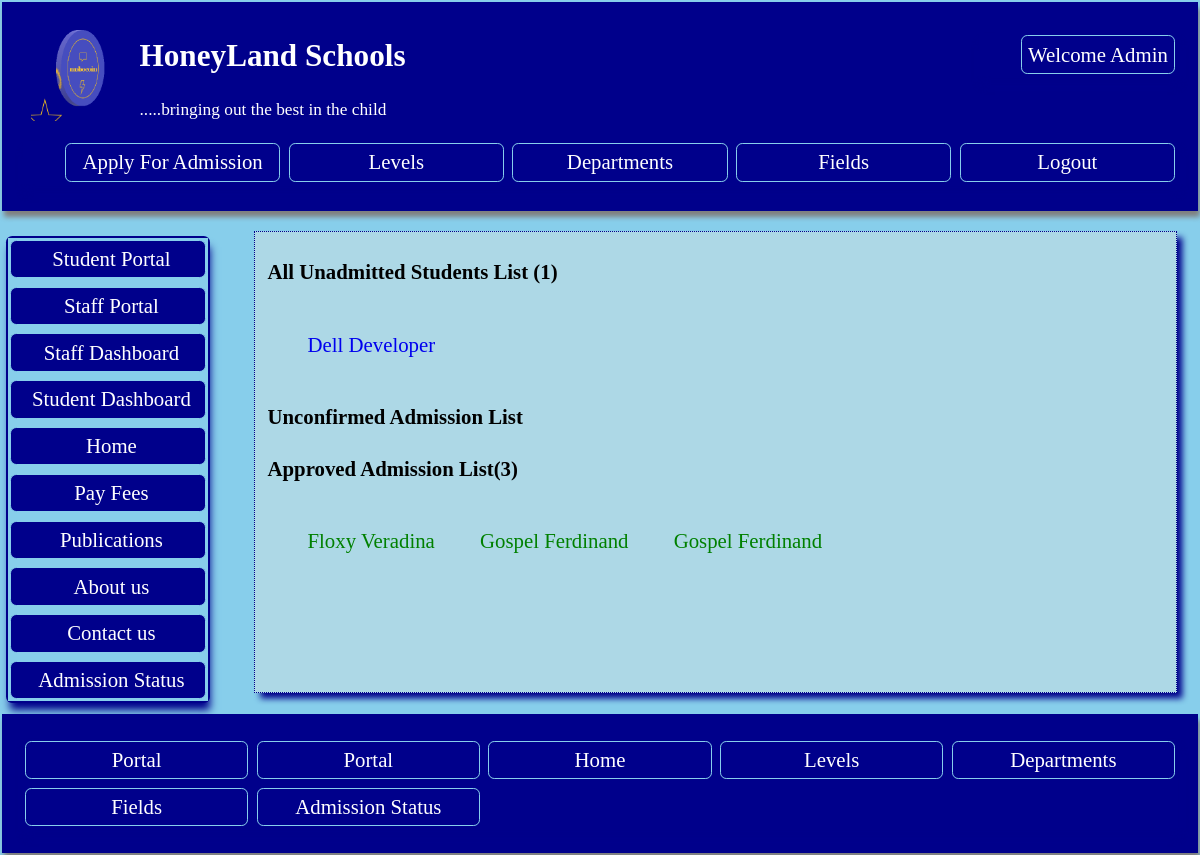
/portal/allapplicants/ (signed in), run on the app's committed database.
### profiles/models.py (models this page shows, shortened)
class CustomUser(AbstractUser):
    profile_pic = models.ImageField(upload_to ='media/', null = True, blank =True)
    phone = models.IntegerField( unique=True, null= True, blank = True, validators=[validate_pass])
    country = models.CharField(max_length=200,  null = True, blank=True)
    state = models.CharField(max_length=200,  null = True, blank=True)
    is_student = models.BooleanField(default=0)
    is_teacher = models.BooleanField(default=0)
    mailing_address = models.CharField(max_length=200, null = True,   blank=True)
    study_field = models.ForeignKey(Student_field, on_delete=models.CASCADE, blank=True, null=True)
    class_enrolled = models.ForeignKey(Level, on_delete=models.CASCADE,  blank=True, null=True, related_name='studentlevel')

class Logo(models.Model):
    name = models.CharField(max_length=200, null=True)
    image = models.ImageField(upload_to='media/')
    slug = models.SlugField(unique=True, null=True,  blank=True)

class Apply(models.Model):
    nickname = models.ForeignKey(CustomUser, on_delete=models.CASCADE, null=True, related_name ='applicants')
    firstname = models.CharField(max_length=200, null=True, blank=True)
    middlename = models.CharField(max_length=200, null=True, blank=True)
    lastname = models.CharField(max_length=200, null=True, blank=True)
    picture = models.ImageField(upload_to ='media/', null = True, blank =True)
    email = models.EmailField(max_length=200, null=True, blank=True)
    phone = models.IntegerField(null=True, blank=True)
    gender = models.CharField(max_length=200, null=True, blank=True)
    birth_date = models.DateTimeField()
    nationality = models.CharField(max_length=200, null=True, blank=True)
    state = models.CharField(max_length=200, null=True, blank=True)
    address = models.CharField(max_length=200, null=True, blank=True)
    class_choice = models.ForeignKey(Level, on_delete=models.CASCADE)
    is_admitted =models.BooleanField(default=False)
    slug = models.SlugField(max_length=10, null=True)
    class Meta:
        ordering = ['firstname']
        verbose_name = 'Admission Application'
        verbose_name_plural = 'Admission Applications'

### studentportal/views.py (the view)
# urls.py: path('portal/allapplicants/', views.Applicantlist.as_view(), name= 'applicantlist'),
class Applicantlist(LoginRequiredMixin, ListView):
    model = Apply
    template_name ='allapplicants.html'
    context_object_name ='applicantlist'
    def get_context_data(self,  **kwargs):
        context = super().get_context_data(**kwargs)
        context['logo'] = Logo.objects.all()
        context['admitted'] = Apply.objects.filter(is_admitted = True)
        context['unadmitted'] = Apply.objects.filter(is_admitted = False)
        context['approved'] = Apply.objects.filter(nickname__is_student=True)
        return context

### studentportal/templates/allapplicants.html (shortened to what this page needs)
{% extends 'baseportal.html' %}
{% block content   %}
<h4> All Unadmitted Students List ({{unadmitted.count}})</h4>
 {% if  request.user.is_superuser  %}
<div>
    {% for status in unadmitted  %}
    <ul style='list-style-type: none; display: inline-grid; grid-gap: 0.2em; grid-template-columns: repeat(auto-fill, minmax(100px, 2fr));'>
<li><a href ='{% url "applicantdetail" status.pk %}'> {{status.firstname}}  {{status.lastname}}</a></li>
    </ul>
    {% endfor %}
</div>
<h4> Unconfirmed Admission List </h4>
<div>
    <h4> Approved Admission List({{approved.count}}) </h4>
<div>
    {% for status in approved  %}
    <ul style='list-style-type: none; display: inline-grid; grid-gap: 0.2em; grid-template-columns: repeat(auto-fill, minmax(100px, 2fr));'>
<li><a href ='{% url "applicantdetail" status.pk %}' style= 'color: green; '> {{status.firstname}}  {{status.lastname}}</a></li>
    </ul>
    {% endfor %}
{% else %}
<p><b> Sorry, you are permitted to be here. Back Off!!</b></p>
{% endif %}
{% endblock %}

### studentportal/templates/baseportal.html (shortened to what this page needs)
<head>
</head>
<body style ='margin: 0em; padding: 0.1em; font-size: 1.3em;  background: skyblue;'   >
    <header style= 'box-shadow: 2px 6px 5px grey;margin: 0em; padding-left: 1em; padding-right: 1em;
    padding-top: 0.5em; max-height: 190em; padding-bottom: 0.3em;
    background: darkblue; color: white;'>
    {% if   request.user.is_superuser or  request.user.is_authenticated %}
    <ul class='nav' style='float: right; list-style-type: none;' >
        <li> <a  style ='color: white; ' href = '{% url "portal" %}'> Welcome {{request.user.first_name}} </a></li>
    </ul>
{% else %}
    <ul class='nav' style='float: right; list-style-type: none;' >
        <li> <a  style ='color: white; ' href = '{% url "portalregister" %}'>  Student Register </a></li>
        </ul>
    {% endif %}
    {% for log in logo  %}
    <img style="float: left; margin: 0.4em; width: 100px; height: 100px;" src ="{{log.image.url}}"  >
{% endfor %}
<h2 style='text-align: left'><a style='color: white;' href='{% url "home" %}'>HoneyLand Schools</a></h2>
<p style='text-align: left'> <small> .....bringing out the best in the child </small></p>
<ul class='nav' style='list-style-type: none; display: grid; grid-gap: 0.2em; grid-template-columns: repeat(auto-fill, minmax(200px, 2fr));'>
    <li><a  style ='color: white; ' href ='{% url "apply" %}'> Apply For Admission </a></li>
    <li> <a href ='{% url "levels" %}'> Levels </a> </li>
    <li> <a href ='{% url "departments" %}'> Departments </a> </li>
    <li><a href ='{% url "fields" %}'> Fields </a></li>
    {% if   request.user.is_superuser or  request.user.is_authenticated %}
     <li><a  style ='color: white; ' href ='{% url "portallogout" %}'> Logout </a></li>
     {% endif %}
     </ul>
    </header>
<div class ='cover'>
    <nav class='navigation'>
        <ul class ='aside' style =' padding:0;  list-style-type: none;'>
            {% if request.user.is_student or request.user.is_superuser %}
        <li><a href ='{% url "portal" %}'> Student Portal </a></li>
        {% endif %}
        {% if request.user.is_teacher or request.user.is_superuser %}
        <li><a href ='{% url "portal" %}'> Staff Portal </a></li>
        {% endif %}
        {% if request.user.is_teacher or request.user.is_superuser %}
        <li><a href ='{% url "staffdashboard" %}'> Staff Dashboard </a></li>
        {% endif %}
{% if request.user.is_student or request.user.is_superuser %}
        <li><a href ='{% url "studentdashboardlink" %}'> Student Dashboard </a></li>
        {% endif %}
        <li><a href ='{% url "home" %}'> Home </a></li>
        <li><a href ='{% url "payment" %}'> Pay Fees </a></li>
        <li><a href ='{% url "publist" %}'> Publications </a></li>
        <li> <a href ='{% url "home" %}'> About us </a> </li>
        <li> <a href ='{% url "staffs" %}'> Contact us </a> </li>
        <li><a  style ='color: white; ' href ='{% url "admissionstat" %}'> Admission Status </a></li>
    </nav>
<section style='padding-right: 0.5em'>
{% block content %}
{% endblock %}
</section>
</div>
<footer style= 'max-height: 18em; padding-bottom: 0.2em; max-height: 18em;
 box-shadow: 2px 6px 5px grey; margin: 0em; padding-left: 1em; padding-right: 1em; padding-top: 0.2em;
    background: darkblue; color: white;'>
    <nav>
        <ul class ='nav' style =' padding:0; list-style-type: none; display: grid; grid-gap: 0.2em; grid-template-columns: repeat(auto-fill, minmax(200px, 2fr));'>
            {% if request.user.is_student or request.user.is_superuser  %}
            <li><a href ='{% url "studentdashboardlink" %}'>  Portal </a></li>
            {% endif %}
    {% if request.user.is_teacher or request.user.is_superuser%}
            <li><a href ='{% url "staffdashboard" %}'>  Portal </a></li>
            {% endif %}
            <li><a href ='{% url "home" %}'> Home </a></li>
            <li> <a href ='{% url "levels" %}'> Levels </a> </li>
            <li> <a href ='{% url "departments" %}'> Departments </a> </li>
            <li><a href ='{% url "fields" %}'> Fields </a></li>
            <li><a  style ='color: white; ' href ='{% url "admissionstat" %}'> Admission Status </a></li>
        </ul>
    </nav>
</footer>
</body>

### data on the page
CustomUser: user.first_name "Admin"
Logo: image (picture)
Apply: firstname "Dell", lastname "Developer"
Apply: firstname "Floxy", lastname "Veradina"
Apply: firstname "Gospel", lastname "Ferdinand"
Apply: firstname "Gospel", lastname "Ferdinand"

### other printed values
{{ unadmitted.count }} "1"
{{ approved.count }} "3"
